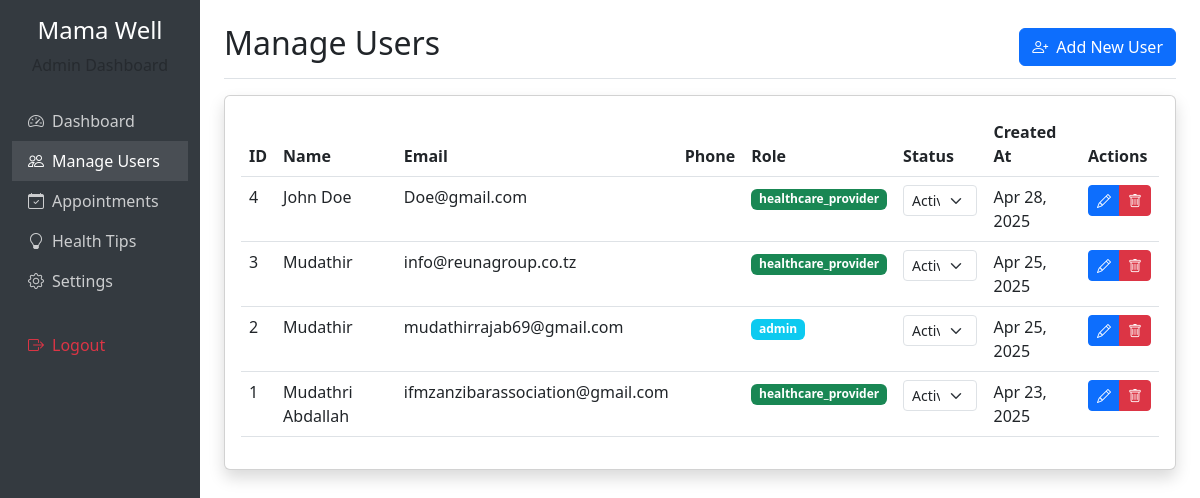
Page /manage_users.php (signed in) on the committed database.
### tables this page shows
CREATE TABLE `users` (
  `id` int(11) NOT NULL,
  `name` varchar(100) DEFAULT NULL,
  `email` varchar(100) DEFAULT NULL,
  `phone` varchar(15) DEFAULT NULL,
  `password` varchar(255) DEFAULT NULL,
  `role_id` int(11) DEFAULT NULL,
  `profile_image` varchar(255) DEFAULT NULL,
  `created_at` timestamp NOT NULL DEFAULT current_timestamp()
);

CREATE TABLE `roles` (
  `id` int(11) NOT NULL,
  `role_name` varchar(50) NOT NULL
);

### manage_users.php (the view, shortened to what this page needs)
<?php
include 'db_conn.php';
$users = $conn->query("
    SELECT u.*, r.role_name
    FROM users u
    JOIN roles r ON u.role_id = r.id
    ORDER BY u.created_at DESC
");
?>
<!DOCTYPE html>
<html lang="en">
<head>
    <link href="https://cdn.jsdelivr.net/npm/bootstrap@5.3.0/dist/css/bootstrap.min.css" rel="stylesheet">
    <link rel="stylesheet" href="https://cdn.jsdelivr.net/npm/bootstrap-icons@1.7.2/font/bootstrap-icons.css">
</head>
<body>
    <div class="container-fluid">
        <div class="row">
            <div class="col-md-3 col-lg-2 d-md-block sidebar collapse">
                <div class="position-sticky pt-3">
                    <div class="text-center mb-4">
                        <h4>Mama Well</h4>
                        <p class="text-muted">Admin Dashboard</p>
                    </div>
                    <ul class="nav flex-column">
                        <li class="nav-item">
                            <a class="nav-link" href="admin_dashboard.php">
                                <i class="bi bi-speedometer2 me-2"></i>Dashboard
                            </a>
                        </li>
                        <li class="nav-item">
                            <a class="nav-link active" href="manage_users.php">
                                <i class="bi bi-people me-2"></i>Manage Users
                            </a>
                        </li>
                        <li class="nav-item">
                            <a class="nav-link" href="manage_appointments.php">
                                <i class="bi bi-calendar-check me-2"></i>Appointments
                            </a>
                        </li>
                        <li class="nav-item">
                            <a class="nav-link" href="manage_health_tips.php">
                                <i class="bi bi-lightbulb me-2"></i>Health Tips
                            </a>
                        </li>
                        <li class="nav-item">
                            <a class="nav-link" href="system_settings.php">
                                <i class="bi bi-gear me-2"></i>Settings
                            </a>
                        </li>
                        <li class="nav-item mt-4">
                            <a class="nav-link text-danger" href="logout.php">
                                <i class="bi bi-box-arrow-right me-2"></i>Logout
                            </a>
                        </li>
                    </ul>
                </div>
            </div>
            <main class="col-md-9 ms-sm-auto col-lg-10 px-md-4 py-4">
                <div class="d-flex justify-content-between flex-wrap flex-md-nowrap align-items-center pb-2 mb-3 border-bottom">
                    <h1 class="h2">Manage Users</h1>
                    <div class="btn-toolbar mb-2 mb-md-0">
                        <button type="button" class="btn btn-primary" data-bs-toggle="modal" data-bs-target="#addUserModal">
                            <i class="bi bi-person-plus me-2"></i>Add New User
                        </button>
                    </div>
                </div>
                <div class="card shadow mb-4">
                    <div class="card-body">
                        <div class="table-responsive">
                            <table class="table table-hover">
                                <thead>
                                    <tr>
                                        <th>ID</th>
                                        <th>Name</th>
                                        <th>Email</th>
                                        <th>Phone</th>
                                        <th>Role</th>
                                        <th>Status</th>
                                        <th>Created At</th>
                                        <th>Actions</th>
                                    </tr>
                                </thead>
                                <tbody>
                                    <?php while($user = $users->fetch_assoc()): ?>
                                    <tr>
                                        <td><?php echo $user['id']; ?></td>
                                        <td><?php echo htmlspecialchars($user['name']); ?></td>
                                        <td><?php echo htmlspecialchars($user['email']); ?></td>
                                        <td><?php echo htmlspecialchars($user['phone']); ?></td>
                                        <td>
                                            <span class="badge bg-<?php
                                                echo $user['role_id'] == 1 ? 'primary' :
                                                    ($user['role_id'] == 2 ? 'success' : 'info');
                                            ?>">
                                                <?php echo htmlspecialchars($user['role_name']); ?>
                                            </span>
                                        </td>
                                        <td>
                                            <form method="POST" class="d-inline">
                                                <select name="status" class="form-select form-select-sm" onchange="this.form.submit()">
                                                    <option value="active" <?php echo $user['status'] == 'active' ? 'selected' : ''; ?>>Active</option>
                                                </select>
                                            </form>
                                        </td>
                                        <td><?php echo date('M d, Y', strtotime($user['created_at'])); ?></td>
                                        <td>
                                            <div class="btn-group">
                                                <button type="button" class="btn btn-sm btn-primary"
                                                    data-bs-toggle="modal"
                                                    data-bs-target="#editUserModal"
                                                    data-user-id="<?php echo $user['id']; ?>"
                                                    data-user-name="<?php echo htmlspecialchars($user['name']); ?>"
                                                    data-user-email="<?php echo htmlspecialchars($user['email']); ?>"
                                                    data-user-phone="<?php echo htmlspecialchars($user['phone']); ?>"
                                                    data-user-role="<?php echo $user['role_id']; ?>">
                                                    <i class="bi bi-pencil"></i>
                                                </button>
                                                <a href="manage_users.php?delete=<?php echo $user['id']; ?>"
                                                   class="btn btn-sm btn-danger"
                                                   onclick="return confirm('Are you sure you want to delete this user?')">
                                                    <i class="bi bi-trash"></i>
                                                </a>
                                            </div>
                                        </td>
                                    </tr>
                                    <?php endwhile; ?>
                                </tbody>
                            </table>
                        </div>
                    </div>
                </div>
            </main>
        </div>
    </div>
</body>
</html>

### manage_users.php (style rules this page uses)
.sidebar { min-height: 100vh; background: #343a40; color: white; }
.sidebar .nav-link { color: rgba(255,255,255,.75); }
.sidebar .nav-link.active { color: white; background: rgba(255,255,255,.1); }

### rows in the picture
users: id "4", name "John Doe", email "Doe@gmail.com", role.role_name "healthcare_provider", created_at "Apr 28, 2025"
users: id "3", name "Mudathir", email "info@reunagroup.co.tz", role.role_name "healthcare_provider", created_at "Apr 25, 2025"
users: id "2", name "Mudathir", email "mudathirrajab69@gmail.com", role.role_name "admin", created_at "Apr 25, 2025"
users: id "1", name "Mudathri Abdallah", email "ifmzanzibarassociation@gmail.com", role.role_name "healthcare_provider", created_at "Apr 23, 2025"
